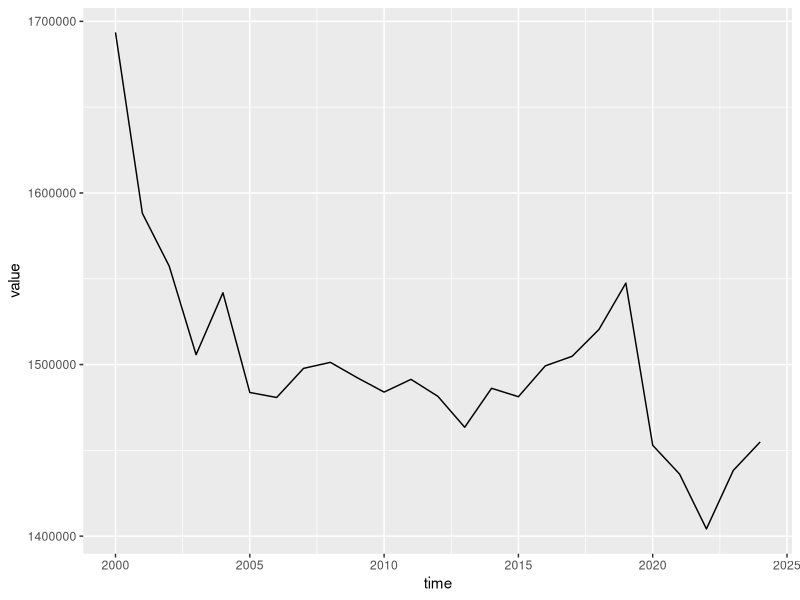
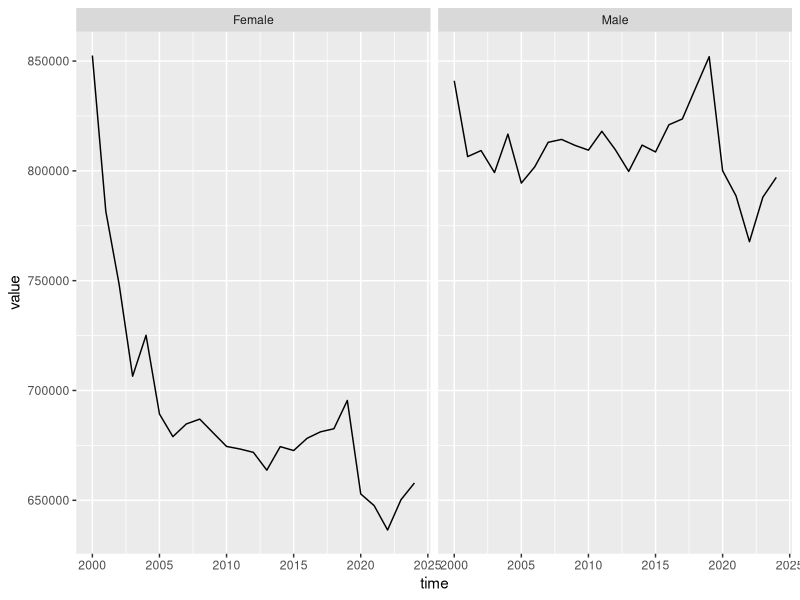
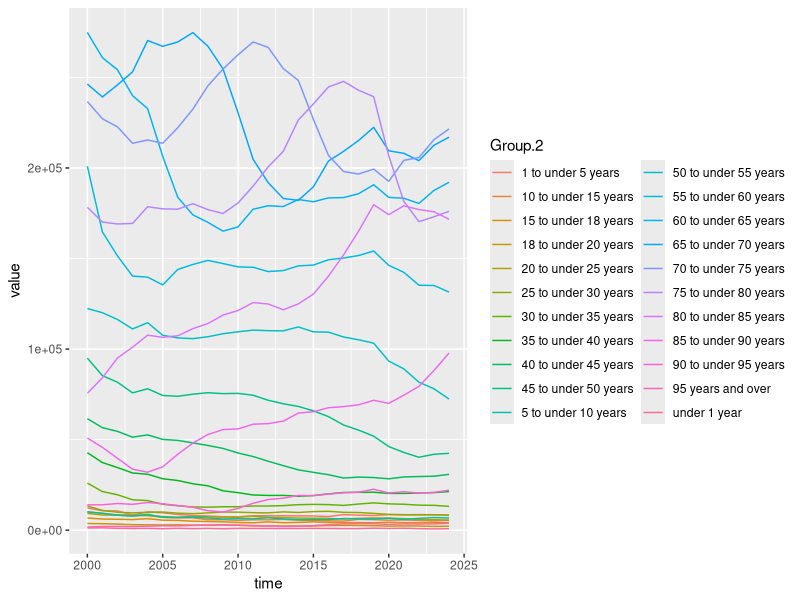

Recreate these plots in R, in order.
library(ggplot2)
library(dplyr)

dat = read.csv("health_extended.csv", header = TRUE, sep=";")

#first producing a graph of the total diseases over the years
dat_focused <- dat |> 
  filter(X2_variable_attribute_label != "Total" & X3_variable_attribute_label != "Total" & X4_variable_attribute_label != "Total") |> 
  select(c("time", "X2_variable_attribute_label", "X3_variable_attribute_label", "X4_variable_attribute_label", "value"))

total_by_year <- aggregate(dat_focused["value"], by = list(time = dat_focused$time), FUN = sum)

#plotting the cancer totals, aggregating gender and age
ggplot(total_by_year, aes(time, value, group=1)) +
  geom_line()

total_by_year_and_gender <- aggregate(dat_focused["value"], by = list(time = dat_focused$time, dat_focused$X2_variable_attribute_label), FUN = sum)

#plotting and faceting by gender
ggplot(total_by_year_and_gender, aes(time, value, group=1)) +
  geom_line() +
  facet_wrap(~ Group.2)

total_by_year_and_age <- aggregate(dat_focused["value"], by = list(time = dat_focused$time, dat_focused$X3_variable_attribute_label), FUN = sum)

#plotting and faceting by age group
# total_by_1_to_25 <- total_by_year_and_age |>
#   filter(as.numeric(substr(Group.2, 1, 2)) <= 20) |>
#     filter(!is.na(Group.2))

ggplot(total_by_year_and_age, aes(time, value, color=Group.2)) +
  geom_line()

#creating contingency table based on age and year
cont_table_ages = ftable(xtabs(value ~ Group.2+time, data=total_by_year_and_age))

#creating expected probability distribution for cancers where it is assumed that each age group is equally likely to suffer from cancer
expected_probability_table = matrix(1/22, 22, 25)

#performing a chi squared test
chisq.test(x = cont_table_ages, p = expected_probability_table) 
# I guess the null hypothesis is so very rejected lol
